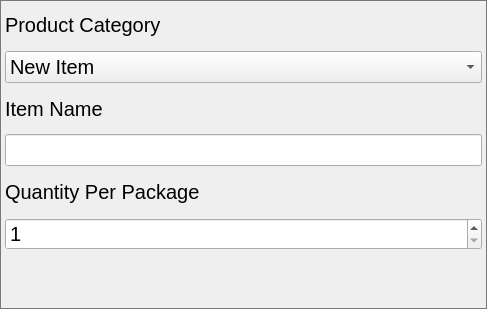
<?xml version="1.0" encoding="UTF-8"?>
<ui version="4.0">
 <class>ManualAddDialog</class>
 <widget class="QDialog" name="ManualAddDialog">
  <property name="windowModality">
   <enum>Qt::NonModal</enum>
  </property>
  <property name="geometry">
   <rect>
    <x>0</x>
    <y>0</y>
    <width>487</width>
    <height>309</height>
   </rect>
  </property>
  <property name="sizePolicy">
   <sizepolicy hsizetype="Preferred" vsizetype="Maximum">
    <horstretch>0</horstretch>
    <verstretch>0</verstretch>
   </sizepolicy>
  </property>
  <property name="font">
   <font>
    <family>Cronus Round</family>
   </font>
  </property>
  <property name="windowTitle">
   <string>Dialog</string>
  </property>
  <property name="styleSheet">
   <string notr="true">QDialog
{
	border: 1px solid #76797C;
}</string>
  </property>
  <property name="sizeGripEnabled">
   <bool>false</bool>
  </property>
  <property name="modal">
   <bool>false</bool>
  </property>
  <layout class="QGridLayout" name="gridLayout">
   <property name="leftMargin">
    <number>5</number>
   </property>
   <property name="topMargin">
    <number>5</number>
   </property>
   <property name="rightMargin">
    <number>5</number>
   </property>
   <property name="bottomMargin">
    <number>5</number>
   </property>
   <item row="6" column="0">
    <widget class="TouchSpinBox" name="quantitySpinBox">
     <property name="font">
      <font>
       <family>Segoe UI</family>
       <pointsize>15</pointsize>
      </font>
     </property>
     <property name="mouseTracking">
      <bool>false</bool>
     </property>
     <property name="focusPolicy">
      <enum>Qt::ClickFocus</enum>
     </property>
     <property name="contextMenuPolicy">
      <enum>Qt::PreventContextMenu</enum>
     </property>
     <property name="buttonSymbols">
      <enum>QAbstractSpinBox::UpDownArrows</enum>
     </property>
     <property name="minimum">
      <number>1</number>
     </property>
     <property name="maximum">
      <number>1000000000</number>
     </property>
    </widget>
   </item>
   <item row="5" column="0">
    <widget class="QLabel" name="label">
     <property name="font">
      <font>
       <family>Segoe UI</family>
       <pointsize>15</pointsize>
      </font>
     </property>
     <property name="text">
      <string>Quantity Per Package</string>
     </property>
    </widget>
   </item>
   <item row="4" column="0">
    <widget class="QLineEdit" name="nameEdit">
     <property name="font">
      <font>
       <family>Segoe UI</family>
       <pointsize>15</pointsize>
      </font>
     </property>
     <property name="contextMenuPolicy">
      <enum>Qt::PreventContextMenu</enum>
     </property>
     <property name="maxLength">
      <number>20</number>
     </property>
    </widget>
   </item>
   <item row="3" column="0">
    <widget class="QLabel" name="label_3">
     <property name="font">
      <font>
       <family>Segoe UI</family>
       <pointsize>15</pointsize>
      </font>
     </property>
     <property name="text">
      <string>Item Name</string>
     </property>
    </widget>
   </item>
   <item row="7" column="0">
    <layout class="QHBoxLayout" name="horizontalLayout_2">
     <property name="spacing">
      <number>15</number>
     </property>
     <property name="topMargin">
      <number>0</number>
     </property>
     <item>
      <spacer name="horizontalSpacer">
       <property name="orientation">
        <enum>Qt::Horizontal</enum>
       </property>
       <property name="sizeHint" stdset="0">
        <size>
         <width>40</width>
         <height>20</height>
        </size>
       </property>
      </spacer>
     </item>
     <item>
      <widget class="TouchButton" name="confirmBtn">
       <property name="minimumSize">
        <size>
         <width>48</width>
         <height>48</height>
        </size>
       </property>
       <property name="maximumSize">
        <size>
         <width>48</width>
         <height>48</height>
        </size>
       </property>
       <property name="styleSheet">
        <string notr="true">background-color: transparent;
border: 0;</string>
       </property>
       <property name="text">
        <string/>
       </property>
       <property name="icon">
        <iconset resource="../Resource_BY.qrc">
         <normaloff>:/Icons/Icons/GreenCheckIcon_Finished.png</normaloff>:/Icons/Icons/GreenCheckIcon_Finished.png</iconset>
       </property>
       <property name="iconSize">
        <size>
         <width>48</width>
         <height>48</height>
        </size>
       </property>
      </widget>
     </item>
     <item>
      <widget class="TouchButton" name="cancelBtn">
       <property name="minimumSize">
        <size>
         <width>48</width>
         <height>48</height>
        </size>
       </property>
       <property name="maximumSize">
        <size>
         <width>48</width>
         <height>48</height>
        </size>
       </property>
       <property name="styleSheet">
        <string notr="true">background-color: transparent;
border: 0;</string>
       </property>
       <property name="text">
        <string/>
       </property>
       <property name="icon">
        <iconset resource="../Resource_BY.qrc">
         <normaloff>:/Icons/Icons/RedCancelIcon_Finished.png</normaloff>:/Icons/Icons/RedCancelIcon_Finished.png</iconset>
       </property>
       <property name="iconSize">
        <size>
         <width>48</width>
         <height>48</height>
        </size>
       </property>
      </widget>
     </item>
    </layout>
   </item>
   <item row="0" column="0">
    <widget class="QLabel" name="label_2">
     <property name="font">
      <font>
       <family>Segoe UI</family>
       <pointsize>15</pointsize>
      </font>
     </property>
     <property name="text">
      <string>Product Category</string>
     </property>
    </widget>
   </item>
   <item row="2" column="0">
    <widget class="QComboBox" name="categoryComboBox">
     <property name="font">
      <font>
       <family>Segoe UI</family>
       <pointsize>15</pointsize>
      </font>
     </property>
     <item>
      <property name="text">
       <string>New Item</string>
      </property>
     </item>
     <item>
      <property name="text">
       <string>New Item</string>
      </property>
     </item>
     <item>
      <property name="text">
       <string>New Item</string>
      </property>
     </item>
     <item>
      <property name="text">
       <string>New Item</string>
      </property>
     </item>
     <item>
      <property name="text">
       <string>New Item</string>
      </property>
     </item>
     <item>
      <property name="text">
       <string>New Item</string>
      </property>
     </item>
     <item>
      <property name="text">
       <string>New Item</string>
      </property>
     </item>
     <item>
      <property name="text">
       <string>New Item</string>
      </property>
     </item>
     <item>
      <property name="text">
       <string>New Item</string>
      </property>
     </item>
     <item>
      <property name="text">
       <string>New Item</string>
      </property>
     </item>
     <item>
      <property name="text">
       <string>New Item</string>
      </property>
     </item>
     <item>
      <property name="text">
       <string>New Item</string>
      </property>
     </item>
     <item>
      <property name="text">
       <string>New Item</string>
      </property>
     </item>
     <item>
      <property name="text">
       <string>New Item</string>
      </property>
     </item>
     <item>
      <property name="text">
       <string>New Item</string>
      </property>
     </item>
     <item>
      <property name="text">
       <string>New Item</string>
      </property>
     </item>
     <item>
      <property name="text">
       <string>New Item</string>
      </property>
     </item>
    </widget>
   </item>
  </layout>
 </widget>
 <customwidgets>
  <customwidget>
   <class>TouchButton</class>
   <extends>QPushButton</extends>
   <header>Widgets/touchButton.h</header>
  </customwidget>
  <customwidget>
   <class>TouchSpinBox</class>
   <extends>QSpinBox</extends>
   <header>Widgets/touchSpinBox.h</header>
  </customwidget>
 </customwidgets>
 <resources>
  <include location="../QDarkStylesheet/style.qrc"/>
  <include location="../Resource_BY.qrc"/>
 </resources>
 <connections/>
</ui>
